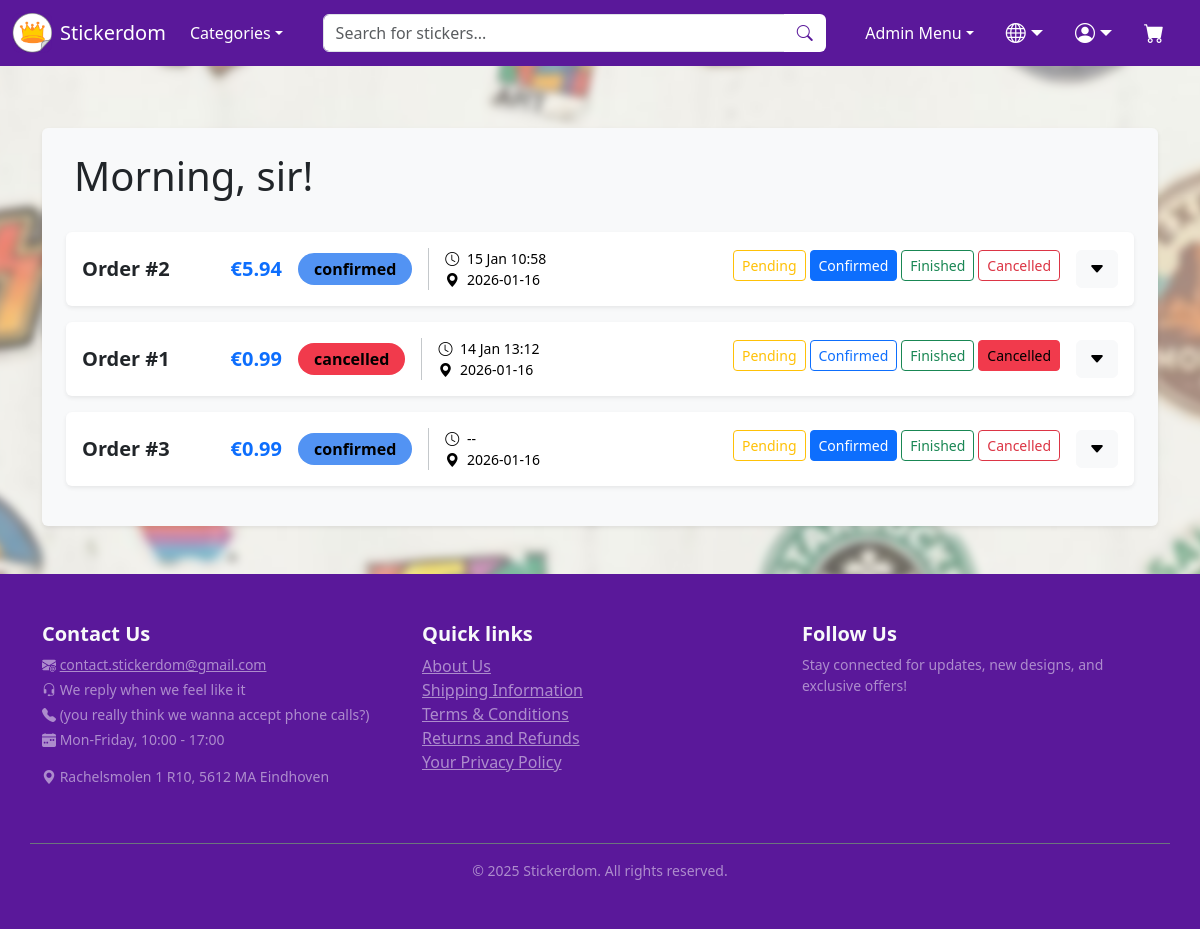
Screenshot of /admin_orders (signed in) with the database file from the repository.
### models.py (models this page shows)
class Order(db.Model):
    id = db.Column(db.Integer, primary_key=True)
    user_id = db.Column(db.Integer, db.ForeignKey('user.id'), nullable=False)
    created_at = db.Column(db.DateTime, nullable=True)
    total_price = db.Column(db.Numeric(10, 2), default=Decimal("0.00"), nullable=True)
    status = db.Column(db.String(255), nullable=True)
    order_items = db.relationship('OrderItem', backref='order', lazy=True)
    payment = db.relationship('Payment', backref='order', uselist=False)

class Payment(db.Model):
    __tablename__ = "payment"
    id = db.Column(db.Integer, primary_key=True)
    order_id = db.Column(db.Integer, db.ForeignKey('order.id'), nullable=False)
    payment_method = db.Column(db.String(100), nullable=False)
    full_name = db.Column(db.String(100), nullable=True)
    email = db.Column(db.String(255), nullable=True)
    date = db.Column(db.String(20), nullable=True)
    time = db.Column(db.String(20), nullable=True)
    created_at = db.Column(db.DateTime, nullable=True)

### admin.py (the view)
@admin.route('/admin_orders')
@admin_required
def admin_orders():
    orders = Order.query.filter(Order.status != "cart").order_by(Order.created_at.desc()).all()
    return render_template('admin_orders.html', orders=orders)

### app.py (called while the page is built)
def get_locale():
    if 'language' in session:
        return session['language']
    return 'en'

### utils.py (called while the page is built)
def admin_required(f):
    @wraps(f)
    def wrapper(*args, **kwargs):
        username = session.get('username')
        if not username:
            flash("Login is required", "error")
            return redirect(url_for('auth.login'))
        user = User.query.filter_by(username=username).first()
        if not user or not user.is_admin:
            flash("You are not allowed to access this page", "error")
            return redirect(url_for('shop.index'))
        return f(*args, **kwargs)
    return wrapper

### templates/admin_orders.html (shortened to what this page needs)
{% extends "base.html" %}
{% block content %}
<div class="container mt-4 mt-lg-5 p-2 p-lg-4 bg-light shadow-sm rounded">
    <div class="d-flex justify-content-between align-items-center mb-4 px-2">
        <h1>Morning, sir!</h1>
    </div>
    {% if orders %}
    <section class="admin-orders-list">
        <ul class="list-group">
            {% for order in orders %}
            <li class="list-group-item p-3 border-0 shadow-sm mb-3 rounded">
                <div class="d-flex flex-column flex-lg-row gap-3 align-items-stretch align-items-lg-center">
                    <div class="d-flex justify-content-between align-items-center" style="min-width: 200px;">
                        <span class="fw-bold fs-5">Order #{{order.id}}</span>
                        <span class="fw-bold fs-5 text-primary">€{{ '%.2f'|format(order.total_price)}}</span>
                    </div>
                    <div class="d-flex flex-column flex-md-row align-items-start align-items-md-center gap-2 flex-grow-1">
                        <span class="badge rounded-pill fs-6 px-3 py-2
                            {% if order.status == 'finished' %}bg-success text-white
                            {% elif order.status == 'cancelled' %}bg-danger text-white
                            {% elif order.status == 'confirmed' %}bg-primary text-white
                            {% elif order.status == 'pending' %}bg-warning text-dark
                            {% endif %}">
                            {{order.status}}
                        </span>
                        <div class="text-muted small d-flex flex-column ms-md-2 border-start ps-md-3 border-secondary-subtle">
                            <span>
                                <i class="bi bi-clock me-1"></i>
                                {% if order.created_at %}
                                    {{ order.created_at.strftime('%d %b %H:%M') }}
                                {% else %}
                                    --
                                {% endif %}
                            </span>
                            {% if order.payment and order.payment.date %}
                            <span>
                                <i class="bi bi-geo-alt-fill me-1"></i> {{ order.payment.date }}
                            </span>
                            {% endif %}
                        </div>
                    </div>
                    <div class="d-flex justify-content-between justify-content-lg-end gap-2 flex-wrap pt-2 pt-lg-0 border-top border-lg-0">
                        <div class="d-flex gap-1 flex-wrap">
                            {% set statuses = {
                                'pending': 'warning',
                                'confirmed': 'primary',
                                'finished': 'success',
                                'cancelled': 'danger'
                            } %}
                            {% for status, color in statuses.items() %}
                            <form method="POST"
                                action="{{ url_for('admin.update_order_status', order_id=order.id, new_status=status) }}">
                                <button class="btn btn-sm
                                    {% if order.status == status %}
                                        btn-{{ color }}
                                    {% else %}
                                        btn-outline-{{ color }}
                                    {% endif %}"
                                    type="submit"
                                    title="{{ status|capitalize }}">
                                    <span class="d-none d-lg-inline">{{ status|capitalize }}</span>
                                </button>
                            </form>
                            {% endfor %}
                        </div>
                        <button class="btn btn-light ms-auto ms-lg-2"
                                type="button"
                                data-bs-toggle="collapse"
                                data-bs-target="#orderDetail{{ order.id }}"
                                aria-expanded="false">
                            <i class="bi bi-caret-down-fill"></i>
                        </button>
                    </div>
                </div>
            </li>
            {% endfor %}
            {% else %}
            <div class="text-center py-5">
                <i class="bi bi-inbox text-muted display-1"></i>
                <h4 class="mt-3">{{ _('No orders found') }}</h4>
            </div>
            {% endif %}
        </ul>
    </section>
</div>
{% endblock %}

### templates/base.html (shortened to what this page needs)
<!doctype html>
<html lang="en">
  <head>
    <link href="https://cdn.jsdelivr.net/npm/bootstrap@5.3.3/dist/css/bootstrap.min.css" rel="stylesheet">
    <link rel="stylesheet" href="https://cdn.jsdelivr.net/npm/bootstrap-icons@1.11.3/font/bootstrap-icons.min.css">
    <link rel="stylesheet" href="/static/styles.css">
    <link href="https://unpkg.com/aos@2.3.1/dist/aos.css" rel="stylesheet">
  </head>
  <body class="d-flex flex-column min-vh-100 " style="padding-top: 10vh;">
    <nav class="navbar navbar-expand-md navbar-dark fixed-top">
  <div class="container-fluid">
    {% if user and user.is_admin %}
    <a class="navbar-brand d-none d-md-flex align-items-center" href="{{url_for('admin.index_admin')}}">
    {% else %}
    <a class="navbar-brand d-none d-md-flex align-items-center" href="{{url_for('shop.index')}}">
    {% endif %}
      <img src="{{ url_for('static', filename='images/icons/Logo_squared.png') }}" alt="Stickerdom" width="40" height="40">
      <span class="ms-2">Stickerdom</span>
    </a>
    <div class="collapse navbar-collapse mobile-menu-container" id="navbarsExample04">
      <ul class="navbar-nav me-3 mb-2 mb-md-0 align-items-center">
        <li class="nav-item dropdown text-end">
          <a class="nav-link dropdown-toggle" href="#" data-bs-toggle="dropdown">{{ _('Categories') }}</a>
        </li>
      </ul>
      <form method="POST" action="{{ url_for('shop.search')}}" class="d-none d-md-flex mx-auto w-50" role="search">
        <div class="input-group">
          <input class="form-control" type="search" placeholder="{{ _('Search for stickers...') }}" name="search">
          <button class="btn btn-transparent" type="submit">
            <i class="bi bi-search"></i>
          </button>
        </div>
      </form>
      <ul class="navbar-nav ms-auto mb-2 mb-md-0 gap-1 gap-md-3 align-items-center">
        {% if user and user.is_admin %}
        <li class="nav-item dropdown text-end">
            <a class="nav-link dropdown-toggle" href="#" data-bs-toggle="dropdown">{{ _('Admin Menu') }}</a>
        </li>
        {% endif %}
        <li class="nav-item dropdown text-end">
            <a href="#" class="nav-link dropdown-toggle fs-5 py-0 d-flex align-items-center" data-bs-toggle="dropdown">
              <i class="bi bi-globe"></i>
            </a>
        </li>
        <li class="nav-item dropdown text-end">
            <a class="nav-link dropdown-toggle fs-5 py-0 d-flex align-items-center" href="#" data-bs-toggle="dropdown">
                <i class="bi bi-person-circle"></i>
            </a>
        </li>
        <li class="nav-item text-end d-flex justify-content-end align-items-center">
            <a href="{{ url_for('shop.cart') }}" class="nav-link fs-5 p-2 d-flex align-items-center">
                <div class="position-relative cart-effect d-flex">
                    <i class="bi bi-cart-fill"></i>
                </div>
            </a>
        </li>
      </ul>
    </div>
  </div>
</nav>
    <div class="container flex-grow-1">
      {% block content %}{% endblock %}
    </div>
    <footer class="site-footer bg-purple text-light py-5 mt-5 d-none d-md-block">
    <div class="container">
            <div class="row">
                <div class="col-md-4 mb-3">
                    <h5 class="fw-bold">{{_('Contact Us')}}</h5>
                    <p class="small text-white-50 mb-1">
                        <i class="bi bi-envelope-at-fill"></i>
                        <a href="mailto:contact.stickerdom@gmail.com" class="text-white-50">
                          contact.stickerdom@gmail.com
                        </a>
                    </p>
                    <p class="small text-white-50 mb-1"> <i class="bi bi-headset"></i> {{_('We reply when we feel like it')}}</p>
                    <p class="small text-white-50 mb-1"> <i class="bi bi-telephone-fill"></i> ({{_('you really think we wanna accept phone calls?')}})</p>
                    <p class="small text-white-50 mb-1"> <i class="bi bi-calendar-week-fill"></i> {{_('Mon-Friday, 10:00 - 17:00')}}</p>
                    <p class="small text-white-50 mt-3"> <i class="bi bi-geo-alt-fill"></i> Rachelsmolen 1 R10, 5612 MA Eindhoven</p>
                </div>
                <div class="col-md-4 mb-3">
                    <h5 class="fw-bold">{{_('Quick links')}}</h5>
                    <ul class="list-unstyled">
                        <li><a href="{{url_for('shop.aboutus')}}" class="text-info">{{_('About Us')}}</a></li>
                        <li><a href="{{url_for('shop.shippinginfo')}}" class="text-info">{{_('Shipping Information')}}</a></li>
                        <li><a href="{{url_for('shop.termsconditions')}}" class="text-info">{{_('Terms & Conditions')}}</a></li>
                        <li><a href="{{url_for('shop.returnrefund')}}" class="text-info">{{_('Returns and Refunds')}}</a></li>
                        <li><a href="{{url_for('shop.privacy')}}" class="text-info">{{_('Your Privacy Policy')}}</a></li>
                    </ul>
                </div>
                <div class="col-md-4 mb-3">
                    <h5 class="fw-bold">{{_('Follow Us')}}</h5>
                    <p class="small text-white-50">{{_('Stay connected for updates, new designs, and exclusive offers!')}}</p>
                </div>
            </div>
            <div class="row mt-4 pt-3 border-top border-secondary">
                <div class="col text-center">
                    <p class="mb-0 small text-white-50">&copy; 2025 Stickerdom. All rights reserved.</p>
                </div>
            </div>
        </div>
    </footer>
</body>
</html>

### static/styles.css (style rules this page uses)
html, body { height: 100%; scrollbar-width: none; }
.btn-primary { transition: background-color 0.2s ease, transform 0.1s ease; }
.navbar { background-color: #5a189a; }
.navbar-dark { --bs-navbar-color: white; }
.btn-primary { --bs-btn-bg: #ffc107; --bs-btn-border-color: #ffc107; --bs-btn-hover-bg: #F5B800; --bs-btn-hover-border-color: #f5b800; --bs-btn-active-bg: #E0A800; --bs-btn-active-border-color: #E0A800; --bs-btn-disabled-bg: #FFC71F; --bs-btn-disabled-border-color: #FFC71F; --bs-btn-color: black; --bs-btn-hover-color: black; --bs-btn-active-color: black; }
body { position: relative; min-height: 100vh; overflow-x: hidden; }
body::before { content: ""; position: fixed; top: 0; left: 0; width: 100%; height: 100%; background-image: url('images/bg/bg.jpg'); background-size: cover; background-position: center; background-repeat: no-repeat; filter: blur(4px); z-index: -1; transform: scale(1.1); }
.btn-transparent { background-color: white; color: #5a189a; display: inline-flex; align-items: center; justify-content: center; }
.btn-transparent i, .btn-transparent svg { transition: transform 0.3s ease; }
.nav-link i, .nav-link svg { transition: transform 0.3s ease; display: inline-block; }
.cart-effect { transition: transform 0.3s ease; display: inline-block; }
.text-muted { color: black !important; }
.bg-purple { background-color:#5a189a !important; }
.bg-primary, .btn-blue { color: black !important; background-color: rgb(82 147 243) !important; }
.bg-danger, .btn-danger, .btn-outline-danger-deny:hover, .btn-danger-deny:hover { color: black !important; background-color: rgb(241 58 76) !important; border-color: rgb(241 58 76) !important; }
.text-info { color: rgba(255, 255, 255, .5) !important; }
html { scroll-behavior: smooth; }

### templates/admin_orders.html (style rules this page uses)
@media (min-width: 992px) { .border-lg-0 { border-top: 0 !important; } }
.btn-primary { --bs-btn-color: #fff; --bs-btn-bg: #0d6efd; --bs-btn-border-color: #0d6efd; --bs-btn-hover-color: #fff; --bs-btn-hover-bg: #0b5ed7; --bs-btn-hover-border-color: #0a58ca; --bs-btn-focus-shadow-rgb: 49, 132, 253; --bs-btn-active-color: #fff; --bs-btn-active-bg: #0a58ca; --bs-btn-active-border-color: #0a53be; --bs-btn-active-shadow: inset 0 3px 5px rgba(0, 0, 0, 0.125); --bs-btn-disabled-color: #fff; --bs-btn-disabled-bg: #0d6efd; --bs-btn-disabled-border-color: #0d6efd; }

### rows the page displays
Order: id "2", total_price "5.94", status "confirmed", created_at "15 Jan 10:58", payment "2026-01-16", statuses "Pending" "Confirmed" "Finished" "Cancelled"
Order: id "1", total_price "0.99", status "cancelled", created_at "14 Jan 13:12", payment "2026-01-16", statuses "Pending" "Confirmed" "Finished" "Cancelled"
Order: id "3", total_price "0.99", status "confirmed", payment "2026-01-16", statuses "Pending" "Confirmed" "Finished" "Cancelled"
